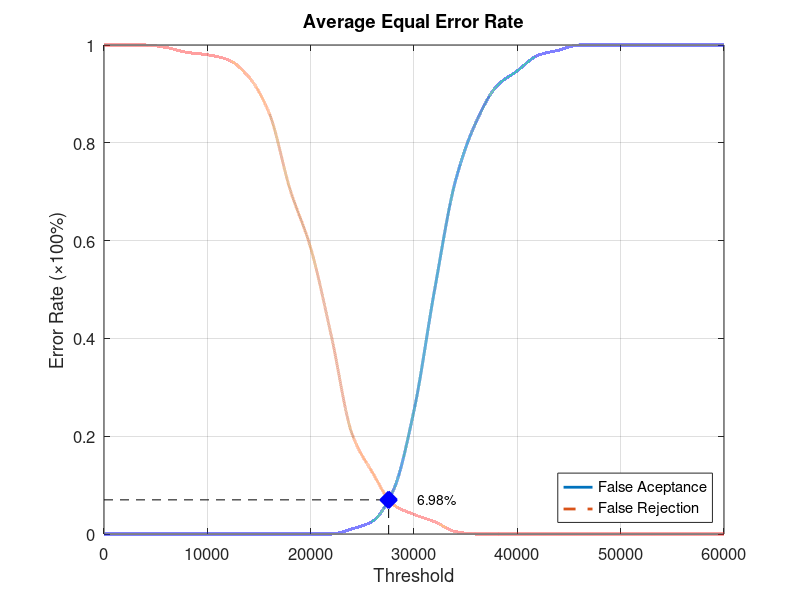
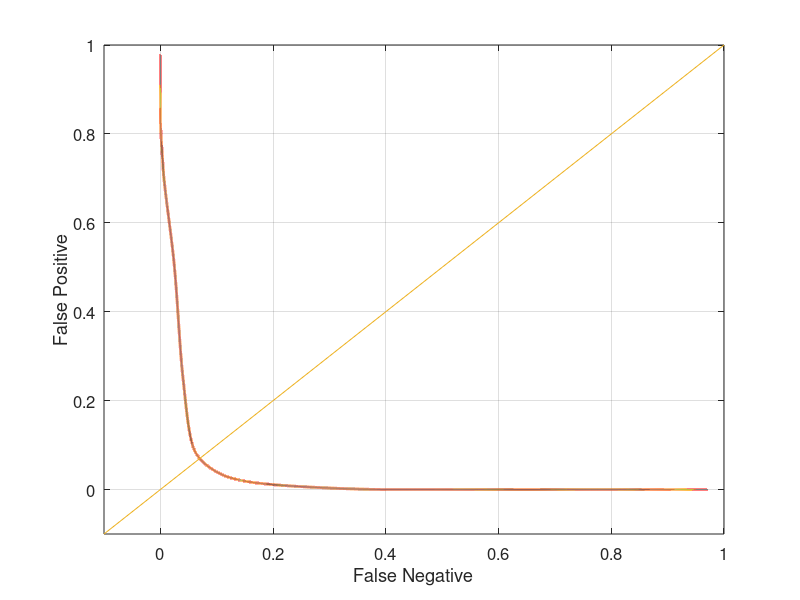

Here is the MATLAB script that generated these plots, in order:
function yEER = Database2_3
close all;
clear;
clc;
x = 0:2000:60000;
xq = 0:0.5:60000;

y0 = [0 0 0 0 0 0 0 0 0 0 0 0 0.0105263 0.0263158 0.0894737 0.252632 0.5 0.721053 0.842105 0.915789 0.947368 0.978947 0.989474 1 1 1 1 1 1 1 1];
yy0 = interp1(x, y0, xq, 'pchip');
y1 = [1 1 1 0.995 0.985 0.98 0.97 0.935 0.86 0.705 0.585 0.405 0.205 0.125 0.06 0.04 0.025 0.005 0 0 0 0 0 0 0 0 0 0 0 0 0];
yy1 = interp1(x, y1, xq, 'pchip');

% Calculating EER: 
y2 = abs(y0 - y1);
find(y2 == min(y2))
yy2 = abs(yy0 - yy1);
xEER = find(yy2 == min(yy2));
xEERIndex = xq(xEER) % X-axis EER
yEER = yy0(xEER) % Y-axis EER

main = figure
plot(xq, yy0,'-','LineWidth', 2);	hold on
plot(xq, yy1,'--','LineWidth', 2);	hold on
plot([xEERIndex xEERIndex], [0 yEER], 'k--');	hold on
plot([0 xEERIndex], [yEER yEER], 'k--');	hold on
plot(xEERIndex, yEER, 'bx', 'LineWidth', 10);	hold on
text(xEERIndex + 10 * xEERIndex / 100, yEER, [num2str(round((10000 * yEER)) / 100) '%'])
legend('False Aceptance', 'False Rejection', 'Location', 'SouthEast')
xlabel('Threshold')
ylabel('Error Rate (\times100%)')
title('Average Equal Error Rate')
set(gca, 'FontSize', 12)
axis([0 60000 0 1])
grid on

print(main, 'Database2_3Main', '-dpng');
FNRxFPR = figure('Color', [1 1 1]);
plot(yy1, yy0, '-', yy1, yy0, 'LineWidth', 2);
hold on
y = -0.1:0.1:1
plot(y, y); 
set(gca, 'FontSize', 12)
xlabel('False Negative')
ylabel('False Positive')
axis([-0.1 1 -0.1 1])
set(gca, 'FontSize', 12)
grid on

print(FNRxFPR, 'Database2_3FNRxFPR','-dpng');
end
